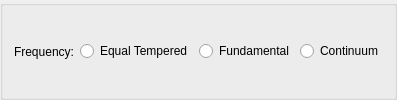
                          <widget class="QGroupBox" name="frequencyGroup">
                          <property name="minimumHeight"><number>50</number></property>
                          <property name="maximumHeight"><number>50</number></property>
                          <layout class="QHBoxLayout" name="frequencyLayout">
                              <item>
                                  <widget class="QLabel" name="frequencyLabel">
                                  <property name="text"><string>Frequency:</string></property>
                                  </widget>
                              </item>
                              <item>
                                <widget class="QRadioButton" name="wellTemperedRadio">
                                <property name="text"><string>Equal Tempered</string></property>
                                </widget>
                              </item>
                              <item>
                                <widget class="QRadioButton" name="fundamentalRadio">
                                <property name="text"><string>Fundamental</string></property>
                                </widget>
                              </item>
                              <item>
                                <widget class="QRadioButton" name="continuumRadio">
                                <property name="text"><string>Continuum</string></property>
                                </widget>
                              </item>
                          </layout>
                          </widget>
